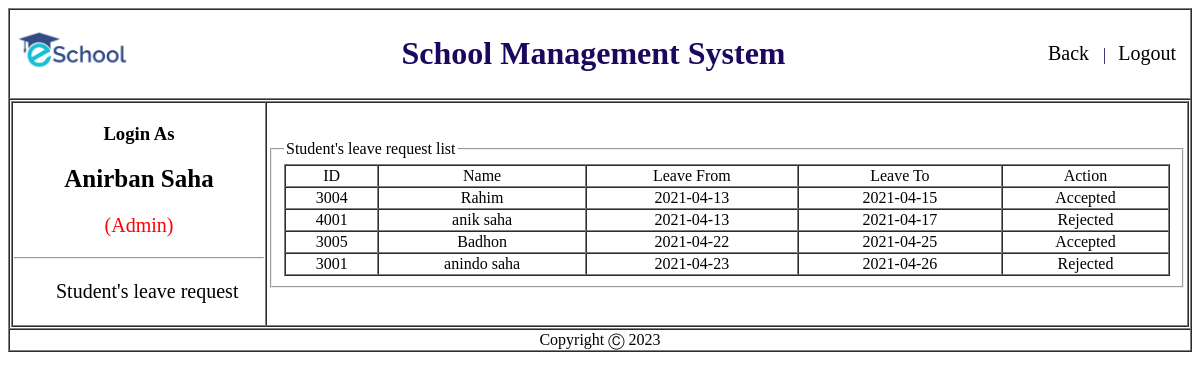
Page /Admin/view/leaveRequest.php (signed in) on the committed database.
### tables this page shows
CREATE TABLE `leave_request` (
  `sl` int(3) NOT NULL,
  `id` varchar(4) NOT NULL,
  `name` varchar(50) NOT NULL,
  `leave_from` date NOT NULL,
  `leave_to` date NOT NULL,
  `action` varchar(50) NOT NULL
);

### Admin/Model/leaveRequestModel.php (called while the page is built, shortened)
<?php
function allUserList(){
    $conn = getConnection();
    $sql = "select * from leave_request";
    $result = mysqli_query($conn, $sql);
    $users =[];
		while($row = mysqli_fetch_assoc($result)){
			array_push($users, $row);
		}
		return $users;
}
 ?>

### Admin/View/leaveRequest.php (the view, shortened to what this page needs)
<?php
	include('header.php');
	include_once('../model/leaveRequestModel.php');
	$UsersList = allUserList();
?>
						<div id="sidebar" class="">
                <ul>
                  <li><a href="leaveRequest.php">Student's leave request</a></li>
                </ul>
							</div>
              </td>
              <td>
                <form  class="" action="regCheckCourse.php" method="post">
                  <fieldset >
                    <legend>Student's leave request list</legend>
										<?php
										echo "<table border = 1 width='100%' cellspacing = 0  >
										<tr align = 'center'>
		                    <td>ID</td>
										    <td>Name</td>
										    <td>Leave From</td>
												<td>Leave To</td>
												<td>Action</td>
										</tr>";
										for($i = 0; $i<count($UsersList); $i++){
										    echo "<tr align = 'center'>
										    <td>{$UsersList[$i]['id']}</td>
										    <td>{$UsersList[$i]['name']}</td>
										    <td>{$UsersList[$i]['leave_from']}</td>
												<td>{$UsersList[$i]['leave_to']}</td>
												<td>{$UsersList[$i]['action']}</td>
										</tr>";
										}
										echo "</table>";
										?>
                  </fieldset>
                </form>
              </td>
            </tr>
          </table>
        </td>
      </tr>
      <?php include('footer.php'); ?>

### Admin/Style/sidebar.css (style rules this page uses)
#sidebar ul li { list-style-type: none; font-size: 20px; padding: 5px 2px; }
#sidebar ul li:last-child { border-bottom: 0; }
#sidebar ul li a { text-decoration: none; color: #000; }

### rows in the picture
leave_request: id "3004", name "Rahim", leave_from "2021-04-13", leave_to "2021-04-15", action "Accepted"
leave_request: id "4001", name "anik saha", leave_from "2021-04-13", leave_to "2021-04-17", action "Rejected"
leave_request: id "3005", name "Badhon", leave_from "2021-04-22", leave_to "2021-04-25", action "Accepted"
leave_request: id "3001", name "anindo saha", leave_from "2021-04-23", leave_to "2021-04-26", action "Rejected"

### other values in the picture
$_COOKIE['name'] "Anirban Saha"
